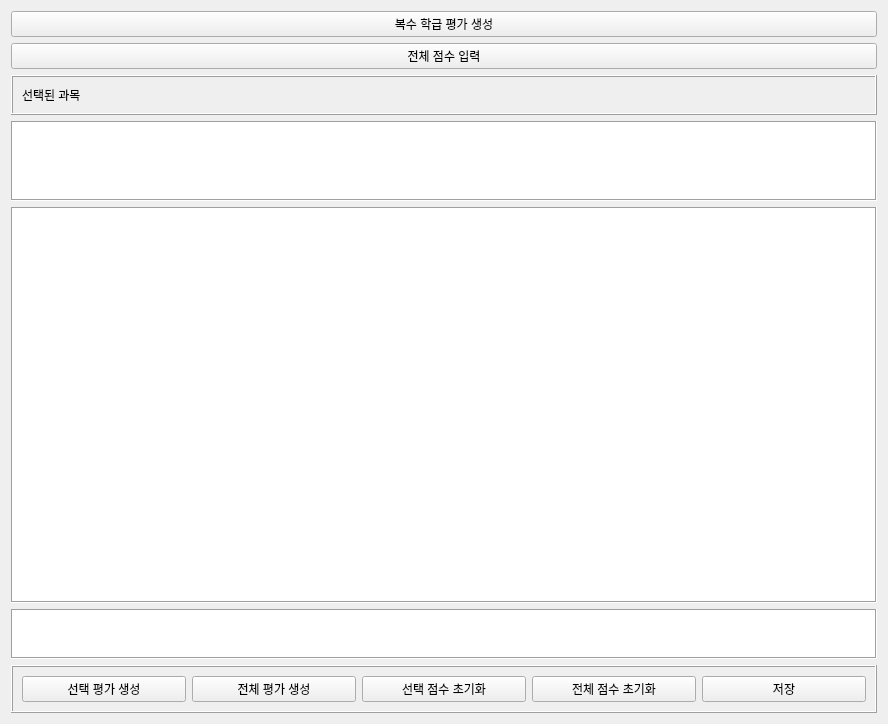
             <widget class="QWidget" name="scrollAreaWidgetContents">
              <property name="geometry">
               <rect>
                <x>0</x>
                <y>0</y>
                <width>888</width>
                <height>724</height>
               </rect>
              </property>
              <layout class="QVBoxLayout" name="verticalLayout_13">
               <item>
                <widget class="QPushButton" name="multiClassAssesBtn">
                 <property name="text">
                  <string>복수 학급 평가 생성</string>
                 </property>
                </widget>
               </item>
               <item>
                <widget class="QPushButton" name="totalScoreInput">
                 <property name="text">
                  <string>전체 점수 입력</string>
                 </property>
                </widget>
               </item>
               <item>
                <widget class="QFrame" name="frame_29">
                 <property name="frameShape">
                  <enum>QFrame::Box</enum>
                 </property>
                 <property name="frameShadow">
                  <enum>QFrame::Raised</enum>
                 </property>
                 <layout class="QHBoxLayout" name="horizontalLayout_13">
                  <item>
                   <widget class="QLabel" name="label_9">
                    <property name="text">
                     <string>선택된 과목</string>
                    </property>
                   </widget>
                  </item>
                  <item>
                   <widget class="QLabel" name="selectedSubjectLabel">
                    <property name="text">
                     <string/>
                    </property>
                   </widget>
                  </item>
                 </layout>
                </widget>
               </item>
               <item>
                <widget class="QListWidget" name="standardListWidget">
                 <property name="maximumSize">
                  <size>
                   <width>16777215</width>
                   <height>80</height>
                  </size>
                 </property>
                 <property name="frameShape">
                  <enum>QFrame::Box</enum>
                 </property>
                </widget>
               </item>
               <item>
                <widget class="QTableWidget" name="classListWidget">
                 <property name="sizePolicy">
                  <sizepolicy hsizetype="Expanding" vsizetype="Expanding">
                   <horstretch>0</horstretch>
                   <verstretch>0</verstretch>
                  </sizepolicy>
                 </property>
                 <property name="frameShape">
                  <enum>QFrame::Box</enum>
                 </property>
                </widget>
               </item>
               <item>
                <widget class="QPlainTextEdit" name="scoreAseEdit">
                 <property name="enabled">
                  <bool>true</bool>
                 </property>
                 <property name="maximumSize">
                  <size>
                   <width>16777215</width>
                   <height>50</height>
                  </size>
                 </property>
                 <property name="frameShape">
                  <enum>QFrame::Box</enum>
                 </property>
                </widget>
               </item>
               <item>
                <widget class="QFrame" name="frame_17">
                 <property name="frameShape">
                  <enum>QFrame::Box</enum>
                 </property>
                 <property name="frameShadow">
                  <enum>QFrame::Raised</enum>
                 </property>
                 <layout class="QHBoxLayout" name="horizontalLayout_11">
                  <item>
                   <widget class="QPushButton" name="createIndiAssesmentBtn">
                    <property name="cursor">
                     <cursorShape>PointingHandCursor</cursorShape>
                    </property>
                    <property name="text">
                     <string>선택 평가 생성</string>
                    </property>
                   </widget>
                  </item>
                  <item>
                   <widget class="QPushButton" name="createAssesmentBtn">
                    <property name="cursor">
                     <cursorShape>PointingHandCursor</cursorShape>
                    </property>
                    <property name="text">
                     <string>전체 평가 생성</string>
                    </property>
                   </widget>
                  </item>
                  <item>
                   <widget class="QPushButton" name="selectedScoreResetBtn">
                    <property name="cursor">
                     <cursorShape>PointingHandCursor</cursorShape>
                    </property>
                    <property name="text">
                     <string>선택 점수 초기화</string>
                    </property>
                   </widget>
                  </item>
                  <item>
                   <widget class="QPushButton" name="allScoreResetBtn">
                    <property name="cursor">
                     <cursorShape>PointingHandCursor</cursorShape>
                    </property>
                    <property name="text">
                     <string>전체 점수 초기화</string>
                    </property>
                   </widget>
                  </item>
                  <item>
                   <widget class="QPushButton" name="saveAssesmentBtn">
                    <property name="cursor">
                     <cursorShape>PointingHandCursor</cursorShape>
                    </property>
                    <property name="text">
                     <string>저장</string>
                    </property>
                   </widget>
                  </item>
                 </layout>
                </widget>
               </item>
              </layout>
             </widget>
